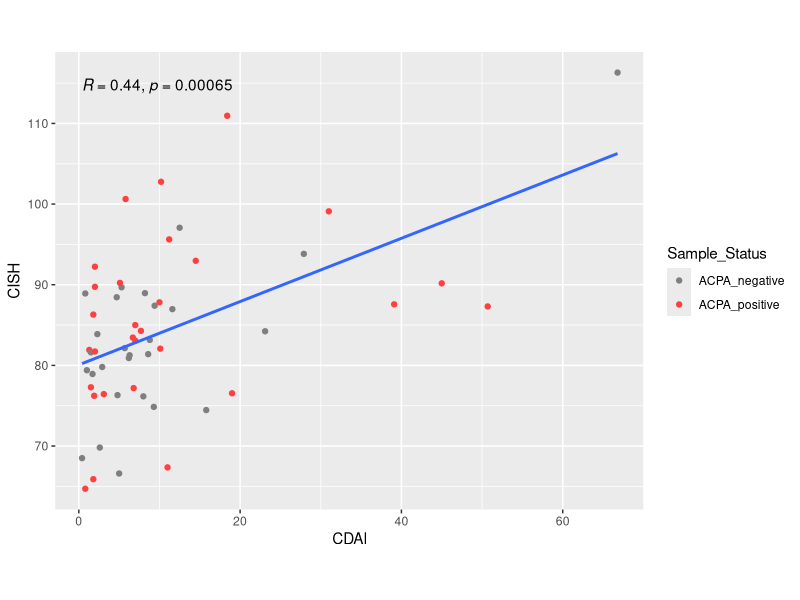

This chart was generated by the following R code:
## -----------------------------------------------------------------------------
library("ggpubr")
library("ggplot2")


## -----------------------------------------------------------------------------

cdai_df2 <- read.csv("../data/patient_info_table_v3.csv", header = TRUE)
#View(cdai_df2)


## -----------------------------------------------------------------------------
quantile_df <- read.csv("../data/quantile_for_CDAI_scatterplots.csv")
#View(quantile_df)


## -----------------------------------------------------------------------------
dim(quantile_df)
dim(cdai_df2)


## -----------------------------------------------------------------------------
cdai_df2$slideID == quantile_df$Case_ID


## -----------------------------------------------------------------------------
num_features1 <- ncol(quantile_df)-2
#num_features1


## -----------------------------------------------------------------------------
feature_name_df <- colnames(quantile_df[1:num_features1])
#View(feature_name_df)


## -----------------------------------------------------------------------------
spearman_values_df <- as.data.frame(matrix(data = 0, nrow = 1622, ncol = 2))
spearman_values_df[1:1622,1] <- feature_name_df
colnames(spearman_values_df) <- cbind("Autoantibody", "Spearman_value")
#View(spearman_values_df)


## -----------------------------------------------------------------------------
feature1 <- cdai_df2$cdai
#View(feature1)
for (i in 1:num_features1) {
  feature2 <- quantile_df[1:56, i]
  pearson_value <- cor.test(feature1, feature2, method = "spearman")[4]
  spearman_values_df[i,2] <- pearson_value
}
#View(spearman_values_df)


## -----------------------------------------------------------------------------
ordered_spearman_values_df <- spearman_values_df[order(-spearman_values_df$Spearman_value),]
#View(ordered_spearman_values_df)


## -----------------------------------------------------------------------------
features_to_plot_spearman <- data.frame(matrix(data = 0, nrow = 56, ncol = 3))
colnames(features_to_plot_spearman) <- cbind("CDAI","CISH", "Sample_Status")
features_to_plot_spearman$CDAI <- cdai_df2$cdai
features_to_plot_spearman$CISH <- quantile_df$CISH
features_to_plot_spearman$Sample_Status <- quantile_df$Sample_Status


## -----------------------------------------------------------------------------
scatter_plot <- ggplot(data = features_to_plot_spearman, aes(x = CDAI, y = CISH))+ geom_point(aes(color=Sample_Status))+ geom_smooth(method="lm", se=FALSE)+stat_cor(method = "spearman")+ scale_colour_manual(values = c("gray50","brown1"))+ coord_fixed()


## -----------------------------------------------------------------------------
pdf('../output/Spearman_plot.pdf')
scatter_plot
dev.off()

